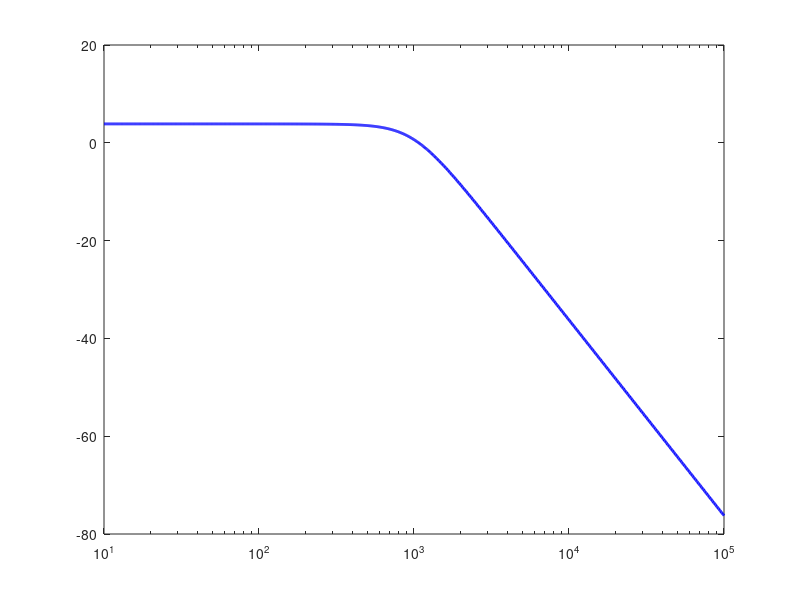

Write MATLAB code to recreate this figure. (Note: this script raises an error after producing the figure.)
%% Sallen-Key Filters: Each Plotted in Its Own Separate Figure
clear; clc; close all;

%% --- Low-Pass Filter (f0 target = 1 kHz) ---
R = 16e3; C = 10e-9; Rf = 5.6e3; Rg = 10e3;
K_lpf  = 1 + Rf/Rg;
w0_lpf = 1/(R*C);
f0_lpf = w0_lpf/(2*pi);
Q_lpf  = 1/(3 - K_lpf);
H_lpf  = tf(K_lpf*w0_lpf^2, [1, w0_lpf/Q_lpf, w0_lpf^2]);

%% --- High-Pass Filter (same R, C, Rf, Rg) ---
K_hpf  = K_lpf;
w0_hpf = w0_lpf;
f0_hpf = f0_lpf;
Q_hpf  = Q_lpf;
H_hpf  = tf(K_hpf*[1 0 0], [1, w0_hpf/Q_hpf, w0_hpf^2]);

%% --- Band-Pass Filter (cascaded HPF stage + LPF stage) ---
R_hp = 51e3;  K_bp_hp = 1 + 5.6e3/10e3;  w0_bp_hp = 1/(R_hp*C);  Q_bp_hp = 1/(3-K_bp_hp);
R_lp = 5.1e3; K_bp_lp = 1 + 5.6e3/10e3;  w0_bp_lp = 1/(R_lp*C);  Q_bp_lp = 1/(3-K_bp_lp);
f0_bp_hp = w0_bp_hp/(2*pi);
f0_bp_lp = w0_bp_lp/(2*pi);

H_bp_hp = tf(K_bp_hp*[1 0 0], [1, w0_bp_hp/Q_bp_hp, w0_bp_hp^2]);
H_bp_lp = tf(K_bp_lp*w0_bp_lp^2, [1, w0_bp_lp/Q_bp_lp, w0_bp_lp^2]);
H_bpf   = H_bp_hp * H_bp_lp;

%% --- Frequency sweep ---
f = logspace(1, 5, 1000);   % 10 Hz to 100 kHz
w = 2*pi*f;

mag_lpf = 20*log10(abs(squeeze(freqresp(H_lpf, w))));
mag_hpf = 20*log10(abs(squeeze(freqresp(H_hpf, w))));
mag_bpf = 20*log10(abs(squeeze(freqresp(H_bpf, w))));

%% ================= FIGURE 1: LOW-PASS ALONE =================
figure('Name', 'Low-Pass Filter');
semilogx(f, mag_lpf, 'b-', 'LineWidth', 2); hold on;
yline(20*log10(K_lpf) - 3, 'k--', '-3 dB line');
xline(f0_lpf, 'r--', sprintf('f_0 = %.1f Hz', f0_lpf));
grid on;
xlabel('Frequency (Hz)');
ylabel('Magnitude (dB)');
title(sprintf('Sallen-Key Low-Pass Filter (f_0 = %.1f Hz, Q = %.3f)', f0_lpf, Q_lpf));
xlim([10, 1e5]);

%% ================= FIGURE 2: HIGH-PASS ALONE =================
figure('Name', 'High-Pass Filter');
semilogx(f, mag_hpf, 'r-', 'LineWidth', 2); hold on;
yline(20*log10(K_hpf) - 3, 'k--', '-3 dB line');
xline(f0_hpf, 'b--', sprintf('f_0 = %.1f Hz', f0_hpf));
grid on;
xlabel('Frequency (Hz)');
ylabel('Magnitude (dB)');
title(sprintf('Sallen-Key High-Pass Filter (f_0 = %.1f Hz, Q = %.3f)', f0_hpf, Q_hpf));
xlim([10, 1e5]);

%% ================= FIGURE 3: BAND-PASS ALONE =================
figure('Name', 'Band-Pass Filter');
semilogx(f, mag_bpf, 'g-', 'LineWidth', 2); hold on;
peak_dB = max(mag_bpf);
yline(peak_dB - 3, 'k--', '-3 dB line');
xline(f0_bp_hp, 'b--', sprintf('f_{low} = %.0f Hz', f0_bp_hp));
xline(f0_bp_lp, 'r--', sprintf('f_{high} = %.0f Hz', f0_bp_lp));
grid on;
xlabel('Frequency (Hz)');
ylabel('Magnitude (dB)');
title(sprintf('Cascaded Band-Pass Filter (%.0f Hz - %.0f Hz)', f0_bp_hp, f0_bp_lp));
xlim([10, 1e5]);


figure;
semilogx(f, mag_lpf, 'b-', 'LineWidth', 1.8); hold on;
semilogx(f, mag_hpf, 'r-', 'LineWidth', 1.8);
semilogx(f, mag_bpf, 'g-', 'LineWidth', 1.8);
grid on;
xlabel('Frequency (Hz)');
ylabel('Magnitude (dB)');
title('Sallen-Key Butterworth Filters: Low-Pass, High-Pass, Band-Pass');
legend('Low-Pass (f_0 \approx 995 Hz)', 'High-Pass (f_0 \approx 995 Hz)', ...
       'Band-Pass (312 Hz - 3.12 kHz)', 'Location', 'Best');
xlim([10, 1e5]);
